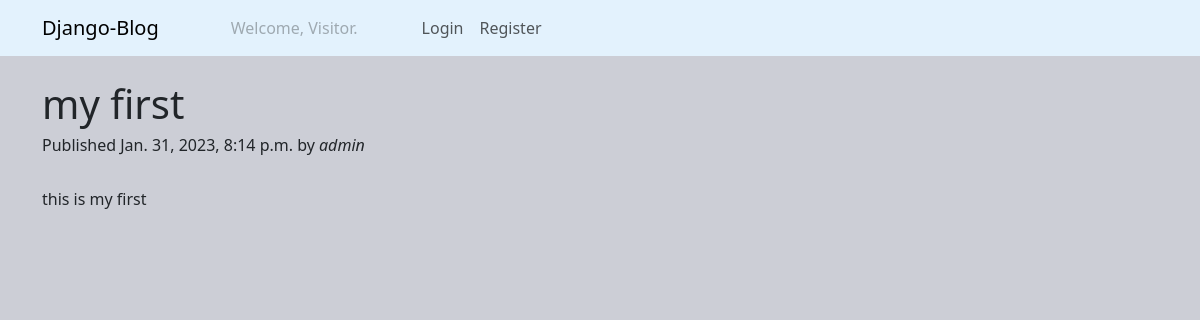
The app's page /articles/my-first/, older data.
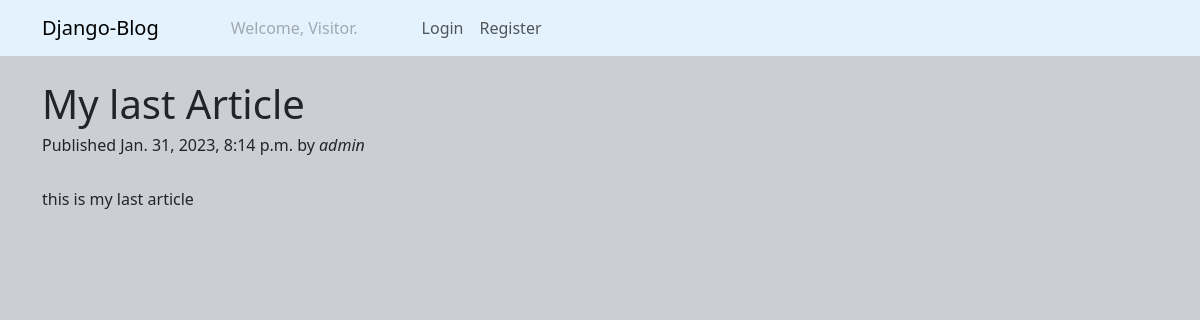
The same page, newer data.
### articles/models.py (models this page shows, shortened)
class Article(models.Model):
    title = models.CharField(max_length=200)
    description = models.TextField()
    slug = models.SlugField(max_length=100, unique=True)
    published = models.DateTimeField (auto_now_add=True)
    author = models.ForeignKey(User, on_delete=models.CASCADE)

### articles/views.py (the view)
# urls.py: path('articles/<slug:slug>/', article_details, name='article_details'),
def article_details(request, slug):
    article = get_object_or_404(Article, slug=slug)
    return render(request, 'details.html', {'article':article})

### articles/templates/details.html (shortened to what this page needs)
{% extends 'base.html' %}
{% block body %}
    <div class="container mt-4">
        <h1>{{article.title}}</h1>
        <h6>Published {{article.published}} by <i>{{article.author}}</i></h6>
        <br>
        <p>{{article.description}}</p>
    </div>
{% endblock body %}

### articles/templates/base.html (shortened to what this page needs)
{% load static %}
<!DOCTYPE html>
<html lang="en">
  <head>
    <link href="https://cdn.jsdelivr.net/npm/bootstrap@5.3.0-alpha1/dist/css/bootstrap.min.css" rel="stylesheet">
    <link rel="stylesheet" href="{% static 'css/index.css' %}">
  </head>
  <body>
    {% block nav %}
      {% include 'navbar.html' %}
    {% endblock nav %}
    {% block body %}{% endblock body %}
  </body>
</html>

### articles/templates/navbar.html (shortened to what this page needs)
<nav class="navbar navbar-expand-lg" style="background-color: #e3f2fd;">
    <div class="container">
      <a class="navbar-brand" href="{% url 'article_list' %}">Django-Blog</a>
      <div class="collapse navbar-collapse" id="navbarNavDropdown">
        <ul class="navbar-nav">
            {% if request.user.is_authenticated %}
            <li class="nav-item mx-5">
                <a class="nav-link disabled">Welcome, {{request.user.username | title}}.</a>
            </li>
            <li class="nav-item">
                <a class="nav-link active" aria-current="page" href="{% url 'article_list' %}">Home</a>
            </li>
            <li class="nav-item">
                <a class="nav-link" href="{% url 'article_form' %}">Add Article</a>
            </li>
            <li class="nav-item dropdown">
                <a class="nav-link dropdown-toggle" href="#" role="button" data-bs-toggle="dropdown" aria-expanded="false">
                Profile
                </a>
                <ul class="dropdown-menu">
                <li><a class="dropdown-item" href="{% url 'password_change' %}">Change Password</a></li>
                <li><a class="dropdown-item" href="{% url 'logout' %}">Logout</a></li>
                </ul>
            </li>
            {% else %}
            <li class="nav-item mx-5">
              <a class="nav-link disabled">Welcome, Visitor.</a>
            </li>
            <li class="nav-item">
                <a class="nav-link" href="{% url 'login' %}">Login</a>
            </li>
            <li class="nav-item">
                <a class="nav-link" href="{% url 'register' %}">Register</a>
            </li>
            {% endif %}
        </ul>
      </div>
    </div>
  </nav>

### articles/static/css/index.css (style rules this page uses)
body { background: #ccced6; }

Row changes from the older to the newer data that the page shows:
changed Article "admin": title "my first" → "My last Article"; description "this is my first" → "this is my last article"
